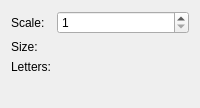
           <widget class="QWidget" name="layoutWidget_3">
            <layout class="QVBoxLayout" name="verticalLayout_3">
             <item>
              <layout class="QFormLayout" name="formLayout_2">
               <item row="0" column="0">
                <widget class="QLabel" name="label_30">
                 <property name="text">
                  <string>Scale:</string>
                 </property>
                </widget>
               </item>
               <item row="0" column="1">
                <widget class="QSpinBox" name="sBoxScale_2">
                 <property name="minimum">
                  <number>1</number>
                 </property>
                 <property name="maximum">
                  <number>20</number>
                 </property>
                </widget>
               </item>
               <item row="1" column="0">
                <widget class="QLabel" name="label_31">
                 <property name="text">
                  <string>Size:</string>
                 </property>
                </widget>
               </item>
               <item row="1" column="1">
                <widget class="QLabel" name="labelSize_2">
                 <property name="text">
                  <string/>
                 </property>
                </widget>
               </item>
               <item row="2" column="0">
                <widget class="QLabel" name="label_33">
                 <property name="text">
                  <string>Letters:</string>
                 </property>
                </widget>
               </item>
               <item row="2" column="1">
                <widget class="QLabel" name="labelSizeText_2">
                 <property name="text">
                  <string/>
                 </property>
                </widget>
               </item>
               <item row="3" column="0" colspan="2">
                <spacer name="verticalSpacer_3">
                 <property name="orientation">
                  <enum>Qt::Vertical</enum>
                 </property>
                 <property name="sizeType">
                  <enum>QSizePolicy::Fixed</enum>
                 </property>
                 <property name="sizeHint" stdset="0">
                  <size>
                   <width>13</width>
                   <height>17</height>
                  </size>
                 </property>
                </spacer>
               </item>
              </layout>
             </item>
            </layout>
           </widget>
